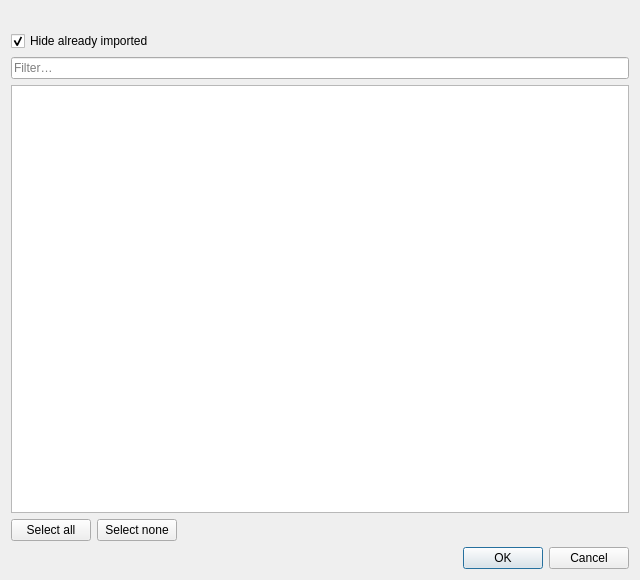
<?xml version="1.0" encoding="UTF-8"?>
<ui version="4.0">
 <class>HeroicPickerDialog</class>
 <widget class="QDialog" name="HeroicPickerDialog">
  <property name="geometry">
   <rect>
    <x>0</x>
    <y>0</y>
    <width>640</width>
    <height>580</height>
   </rect>
  </property>
  <property name="windowTitle">
   <string>Import from Heroic</string>
  </property>
  <layout class="QVBoxLayout" name="mainLayout">
   <item>
    <widget class="QLabel" name="hintLabel"/>
   </item>
   <item>
    <widget class="QCheckBox" name="skipImportedCheck">
     <property name="text">
      <string>Hide already imported</string>
     </property>
     <property name="checked">
      <bool>true</bool>
     </property>
    </widget>
   </item>
   <item>
    <widget class="QLineEdit" name="filterEdit">
     <property name="placeholderText">
      <string>Filter…</string>
     </property>
     <property name="clearButtonEnabled">
      <bool>true</bool>
     </property>
    </widget>
   </item>
   <item>
    <widget class="QListWidget" name="gameList">
     <property name="iconSize">
      <size>
       <width>32</width>
       <height>32</height>
      </size>
     </property>
     <property name="alternatingRowColors">
      <bool>true</bool>
     </property>
    </widget>
   </item>
   <item>
    <layout class="QHBoxLayout" name="selectRow">
     <item>
      <widget class="QPushButton" name="selectAllButton">
       <property name="text">
        <string>Select all</string>
       </property>
      </widget>
     </item>
     <item>
      <widget class="QPushButton" name="selectNoneButton">
       <property name="text">
        <string>Select none</string>
       </property>
      </widget>
     </item>
     <item>
      <spacer name="selectSpacer">
       <property name="orientation">
        <enum>Qt::Orientation::Horizontal</enum>
       </property>
       <property name="sizeHint" stdset="0">
        <size>
         <width>40</width>
         <height>20</height>
        </size>
       </property>
      </spacer>
     </item>
    </layout>
   </item>
   <item>
    <widget class="QDialogButtonBox" name="buttonBox">
     <property name="standardButtons">
      <set>QDialogButtonBox::StandardButton::Ok|QDialogButtonBox::StandardButton::Cancel</set>
     </property>
    </widget>
   </item>
  </layout>
 </widget>
 <resources/>
 <connections/>
</ui>
